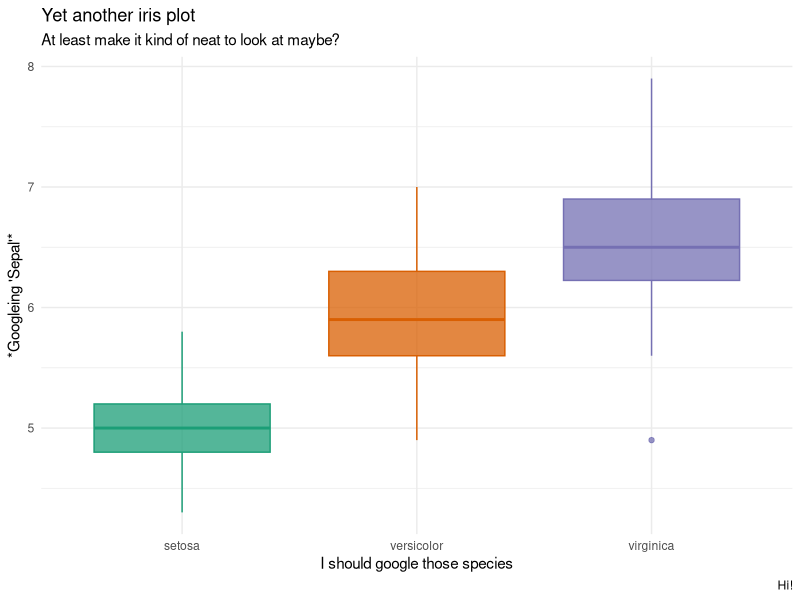
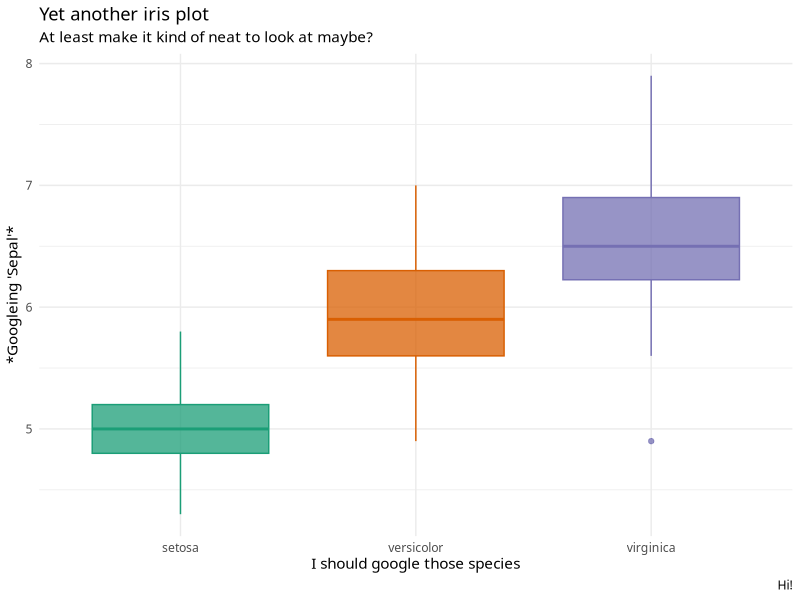

Generate these figures, in order, with R:
## ---- chunk 1
library(ggplot2)

p <- ggplot(iris, aes(x = Species, y = Sepal.Length, color = Species, fill = Species)) +
   geom_boxplot(alpha = .75, show.legend = FALSE) +
   scale_color_brewer(palette = "Dark2", aesthetics = c("color", "fill")) +
   labs(
      title = "Yet another iris plot",
      subtitle = "At least make it kind of neat to look at maybe?",
      x = "I should google those species",
      y = "*Googleing 'Sepal'*",
      caption = "Hi!"
   )

p + theme_minimal()

p + theme_minimal(base_family = "Source Sans Pro")
